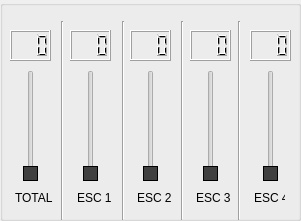
     <widget class="QGroupBox" name="groupBox_3">
      <property name="geometry">
       <rect>
        <x>580</x>
        <y>40</y>
        <width>301</width>
        <height>221</height>
       </rect>
      </property>
      <property name="styleSheet">
       <string notr="true">/*-----QSlider-----*/
QSlider::groove:horizontal 
{
	background-color: transparent;
	height: 3px;

}


QSlider::sub-page:horizontal 
{
	background-color: #b78620;

}


QSlider::add-page:horizontal 
{
	background-color: #131313;

}


QSlider::handle:horizontal 
{
	background-color: #b78620;
	width: 14px;
	margin-top: -6px;
	margin-bottom: -6px;
	border-radius: 6px;

}


QSlider::handle:horizontal:hover 
{
	background-color: #d89e25;
	border-radius: 6px;

}


QSlider::sub-page:horizontal:disabled 
{
	background-color: #bbb;
	border-color: #999;

}


QSlider::add-page:horizontal:disabled 
{
	background-color: #eee;
	border-color: #999;

}


QSlider::handle:horizontal:disabled 
{
	background-color: #eee;
	border: 1px solid #aaa;
	border-radius: 3px;

}</string>
      </property>
      <property name="title">
       <string/>
      </property>
      <widget class="QSlider" name="esc_1">
       <property name="geometry">
        <rect>
         <x>80</x>
         <y>70</y>
         <width>22</width>
         <height>111</height>
        </rect>
       </property>
       <property name="styleSheet">
        <string notr="true">QSlider::handle:vertical 
{
	background-color: #404040;
	border: 1px solid #000;
	height: 12px;
	margin-left: -6px;
	margin-right: -6px;

}</string>
       </property>
       <property name="maximum">
        <number>999</number>
       </property>
       <property name="value">
        <number>0</number>
       </property>
       <property name="orientation">
        <enum>Qt::Vertical</enum>
       </property>
      </widget>
      <widget class="QSlider" name="total_esc">
       <property name="geometry">
        <rect>
         <x>20</x>
         <y>70</y>
         <width>22</width>
         <height>111</height>
        </rect>
       </property>
       <property name="styleSheet">
        <string notr="true">QSlider::handle:vertical 
{
	background-color: #404040;
	border: 1px solid #000;
	height: 12px;
	margin-left: -6px;
	margin-right: -6px;

}</string>
       </property>
       <property name="maximum">
        <number>999</number>
       </property>
       <property name="value">
        <number>0</number>
       </property>
       <property name="orientation">
        <enum>Qt::Vertical</enum>
       </property>
      </widget>
      <widget class="QSlider" name="esc_2">
       <property name="geometry">
        <rect>
         <x>140</x>
         <y>70</y>
         <width>22</width>
         <height>111</height>
        </rect>
       </property>
       <property name="styleSheet">
        <string notr="true">QSlider::handle:vertical 
{
	background-color: #404040;
	border: 1px solid #000;
	height: 12px;
	margin-left: -6px;
	margin-right: -6px;

}</string>
       </property>
       <property name="maximum">
        <number>999</number>
       </property>
       <property name="value">
        <number>0</number>
       </property>
       <property name="orientation">
        <enum>Qt::Vertical</enum>
       </property>
      </widget>
      <widget class="QLCDNumber" name="total_esc_lcd">
       <property name="geometry">
        <rect>
         <x>10</x>
         <y>30</y>
         <width>41</width>
         <height>31</height>
        </rect>
       </property>
       <property name="digitCount">
        <number>3</number>
       </property>
       <property name="intValue" stdset="0">
        <number>0</number>
       </property>
      </widget>
      <widget class="QLCDNumber" name="esc_1_lcd">
       <property name="geometry">
        <rect>
         <x>70</x>
         <y>30</y>
         <width>41</width>
         <height>31</height>
        </rect>
       </property>
       <property name="digitCount">
        <number>3</number>
       </property>
       <property name="intValue" stdset="0">
        <number>0</number>
       </property>
      </widget>
      <widget class="QLCDNumber" name="esc_2_lcd">
       <property name="geometry">
        <rect>
         <x>130</x>
         <y>30</y>
         <width>41</width>
         <height>31</height>
        </rect>
       </property>
       <property name="digitCount">
        <number>3</number>
       </property>
       <property name="intValue" stdset="0">
        <number>0</number>
       </property>
      </widget>
      <widget class="QSlider" name="esc_3">
       <property name="geometry">
        <rect>
         <x>200</x>
         <y>70</y>
         <width>22</width>
         <height>111</height>
        </rect>
       </property>
       <property name="styleSheet">
        <string notr="true">QSlider::handle:vertical 
{
	background-color: #404040;
	border: 1px solid #000;
	height: 12px;
	margin-left: -6px;
	margin-right: -6px;

}</string>
       </property>
       <property name="maximum">
        <number>999</number>
       </property>
       <property name="value">
        <number>0</number>
       </property>
       <property name="orientation">
        <enum>Qt::Vertical</enum>
       </property>
      </widget>
      <widget class="QLCDNumber" name="esc_3_lcd">
       <property name="geometry">
        <rect>
         <x>190</x>
         <y>30</y>
         <width>41</width>
         <height>31</height>
        </rect>
       </property>
       <property name="digitCount">
        <number>3</number>
       </property>
       <property name="intValue" stdset="0">
        <number>0</number>
       </property>
      </widget>
      <widget class="Line" name="line">
       <property name="geometry">
        <rect>
         <x>54</x>
         <y>21</y>
         <width>16</width>
         <height>199</height>
        </rect>
       </property>
       <property name="orientation">
        <enum>Qt::Vertical</enum>
       </property>
      </widget>
      <widget class="Line" name="line_2">
       <property name="geometry">
        <rect>
         <x>115</x>
         <y>21</y>
         <width>16</width>
         <height>199</height>
        </rect>
       </property>
       <property name="orientation">
        <enum>Qt::Vertical</enum>
       </property>
      </widget>
      <widget class="Line" name="line_3">
       <property name="geometry">
        <rect>
         <x>174</x>
         <y>21</y>
         <width>16</width>
         <height>199</height>
        </rect>
       </property>
       <property name="orientation">
        <enum>Qt::Vertical</enum>
       </property>
      </widget>
      <widget class="QLabel" name="total_esc_text">
       <property name="geometry">
        <rect>
         <x>15</x>
         <y>190</y>
         <width>41</width>
         <height>16</height>
        </rect>
       </property>
       <property name="text">
        <string>TOTAL</string>
       </property>
      </widget>
      <widget class="QLabel" name="esc_1_text">
       <property name="geometry">
        <rect>
         <x>77</x>
         <y>190</y>
         <width>41</width>
         <height>16</height>
        </rect>
       </property>
       <property name="text">
        <string>ESC 1</string>
       </property>
      </widget>
      <widget class="QLabel" name="esc_2_text">
       <property name="geometry">
        <rect>
         <x>137</x>
         <y>190</y>
         <width>41</width>
         <height>16</height>
        </rect>
       </property>
       <property name="text">
        <string>ESC 2</string>
       </property>
      </widget>
      <widget class="QLabel" name="esc_3_text">
       <property name="geometry">
        <rect>
         <x>196</x>
         <y>190</y>
         <width>41</width>
         <height>16</height>
        </rect>
       </property>
       <property name="text">
        <string>ESC 3</string>
       </property>
      </widget>
      <widget class="Line" name="line_4">
       <property name="geometry">
        <rect>
         <x>231</x>
         <y>21</y>
         <width>16</width>
         <height>199</height>
        </rect>
       </property>
       <property name="orientation">
        <enum>Qt::Vertical</enum>
       </property>
      </widget>
      <widget class="QLabel" name="esc_4_text">
       <property name="geometry">
        <rect>
         <x>254</x>
         <y>190</y>
         <width>31</width>
         <height>16</height>
        </rect>
       </property>
       <property name="text">
        <string>ESC 4</string>
       </property>
      </widget>
      <widget class="QLCDNumber" name="esc_4_lcd">
       <property name="geometry">
        <rect>
         <x>250</x>
         <y>30</y>
         <width>41</width>
         <height>31</height>
        </rect>
       </property>
       <property name="digitCount">
        <number>3</number>
       </property>
       <property name="intValue" stdset="0">
        <number>0</number>
       </property>
      </widget>
      <widget class="QSlider" name="esc_4">
       <property name="geometry">
        <rect>
         <x>260</x>
         <y>70</y>
         <width>22</width>
         <height>111</height>
        </rect>
       </property>
       <property name="styleSheet">
        <string notr="true">QSlider::handle:vertical 
{
	background-color: #404040;
	border: 1px solid #000;
	height: 12px;
	margin-left: -6px;
	margin-right: -6px;

}</string>
       </property>
       <property name="maximum">
        <number>999</number>
       </property>
       <property name="value">
        <number>0</number>
       </property>
       <property name="orientation">
        <enum>Qt::Vertical</enum>
       </property>
      </widget>
      <zorder>esc_1</zorder>
      <zorder>total_esc</zorder>
      <zorder>esc_2</zorder>
      <zorder>esc_3</zorder>
      <zorder>line</zorder>
      <zorder>total_esc_lcd</zorder>
      <zorder>line_2</zorder>
      <zorder>line_3</zorder>
      <zorder>esc_3_lcd</zorder>
      <zorder>esc_1_lcd</zorder>
      <zorder>esc_2_lcd</zorder>
      <zorder>total_esc_text</zorder>
      <zorder>esc_1_text</zorder>
      <zorder>esc_2_text</zorder>
      <zorder>esc_3_text</zorder>
      <zorder>line_4</zorder>
      <zorder>esc_4_text</zorder>
      <zorder>esc_4_lcd</zorder>
      <zorder>esc_4</zorder>
     </widget>
